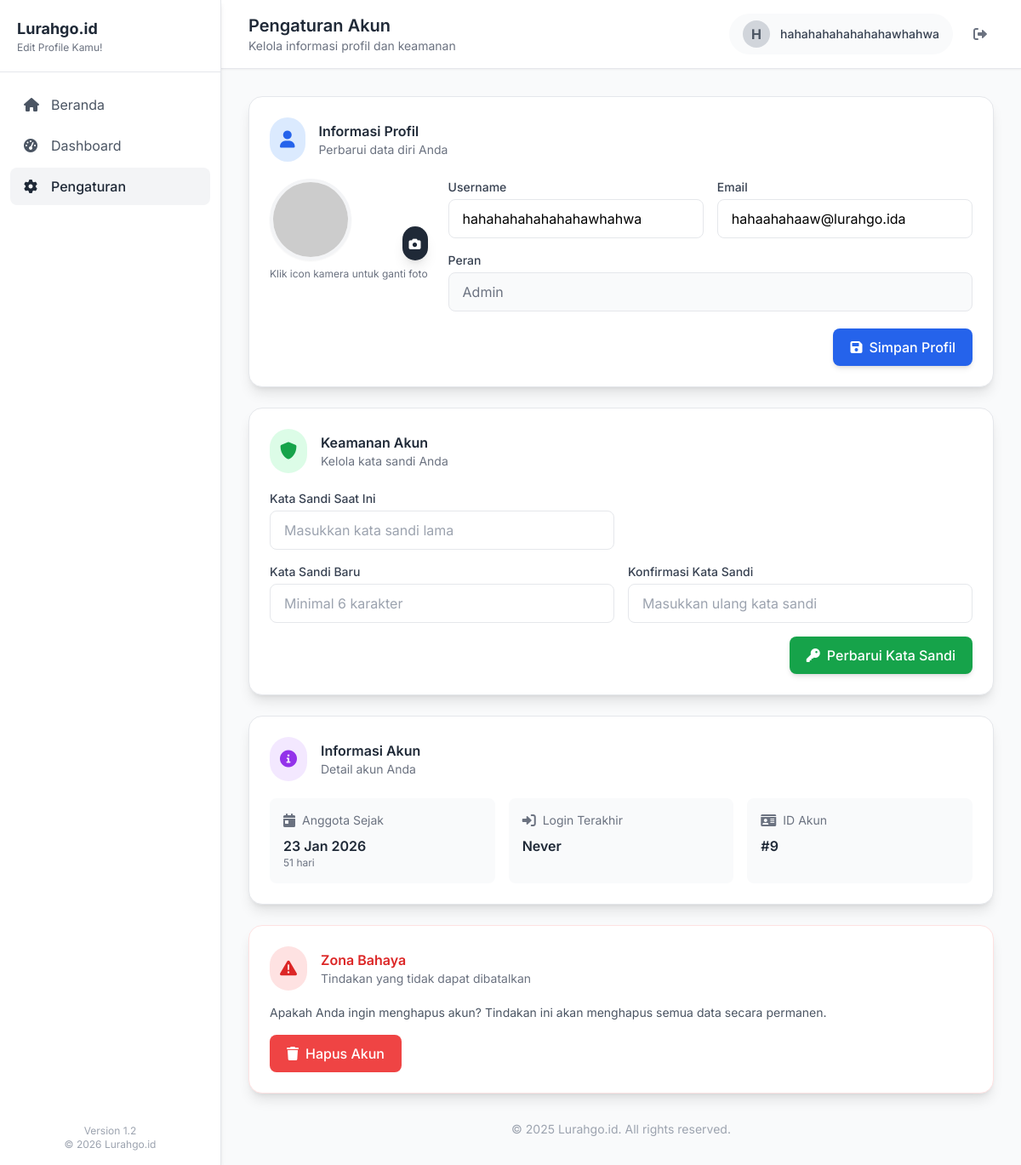
The page /account/settings.php (signed in) on the database its author committed.
### tables this page shows
CREATE TABLE IF NOT EXISTS `users` (
  `id` int NOT NULL AUTO_INCREMENT,
  `username` varchar(50) NOT NULL,
  `email` varchar(100) NOT NULL,
  `password` varchar(255) NOT NULL,
  `role` enum('admin','ketua','user') DEFAULT 'user',
  `status` enum('aktif','tidak aktif') DEFAULT 'aktif',
  `created_at` timestamp NULL DEFAULT CURRENT_TIMESTAMP,
  `profile_photo` varchar(255) DEFAULT NULL,
  PRIMARY KEY (`id`),
  UNIQUE KEY `username` (`username`),
  UNIQUE KEY `email` (`email`)
);

### account/settings.php (the view, shortened to what this page needs)
<?php
include '../config/database.php';
$user_id = $_SESSION['user_id'];
$role = $_SESSION['role'] ?? 'user';
$sql = "SELECT * FROM users WHERE id = ?";
$stmt = mysqli_prepare($conn, $sql);
mysqli_stmt_bind_param($stmt, "i", $user_id);
mysqli_stmt_execute($stmt);
$result = mysqli_stmt_get_result($stmt);
$user = mysqli_fetch_assoc($result);
$stats = [
    'account_age' => isset($user['created_at']) ? floor((time() - strtotime($user['created_at'])) / (60*60*24)) : 0,
    'role_display' => ucfirst($user['role']),
    'last_login' => isset($user['last_login']) ? date('d M Y, H:i', strtotime($user['last_login'])) : 'Never'
];
$dashboard_link = 'dashboard_user';
$dashboard_name = 'Edit Profile Kamu!';
if ($role === 'admin') {
    $dashboard_link = 'dashboard_admin';
    $dashboard_name = 'Edit Profile Kamu!';
} elseif ($role === 'ketua') {
    $dashboard_link = 'dashboard_ketua';
    $dashboard_name = 'Edit Profile Kamu!';
}
$profile_photo_url = '';
?>
<!DOCTYPE html>
<html lang="id">
<head>
    <script src="https://cdn.tailwindcss.com"></script>
    <link rel="stylesheet" href="https://cdnjs.cloudflare.com/ajax/libs/font-awesome/6.0.0/css/all.min.css">
</head>
<body class="bg-gray-50 min-h-screen flex">
    <div id="sidebar" class="fixed top-0 left-0 h-full bg-white shadow-md border-r border-gray-200 transition-all duration-300" style="width: 260px; z-index: 50;">
        <div class="p-5 border-b border-gray-200">
            <div class="flex items-center justify-between">
                <div>
                    <h1 class="text-lg font-bold text-gray-800">Lurahgo.id</h1>
                    <p class="text-xs text-gray-500"><?php echo $dashboard_name; ?></p>
                </div>
            </div>
        </div>
        <ul class="mt-4 space-y-1 px-3">
            <li>
                <a href="home" class="flex items-center gap-3 px-4 py-2.5 rounded-lg text-gray-600 hover:bg-gray-100 transition">
                    <i class="fas fa-home w-5"></i>
                    <span>Beranda</span>
                </a>
            </li>
            <li>
                <a href="<?php echo $dashboard_link; ?>" class="flex items-center gap-3 px-4 py-2.5 rounded-lg text-gray-600 hover:bg-gray-100 transition">
                    <i class="fas fa-tachometer-alt w-5"></i>
                    <span>Dashboard</span>
                </a>
            </li>
            <li>
                <a href="settings" class="flex items-center gap-3 px-4 py-2.5 rounded-lg bg-gray-100 text-gray-800 font-medium">
                    <i class="fas fa-cog w-5"></i>
                    <span>Pengaturan</span>
                </a>
            </li>
        </ul>
        <div class="absolute bottom-4 left-4 right-4">
            <div class="text-center text-xs text-gray-400">
                <div>Version 1.2</div>
                <div>&copy; 2026 Lurahgo.id</div>
            </div>
        </div>
    </div>
    <div class="flex-1 ml-[260px]">
        <header class="bg-white shadow-sm border-b border-gray-200">
            <div class="flex justify-between items-center px-8 py-4">
                <div>
                    <h2 class="text-xl font-semibold text-gray-800">Pengaturan Akun</h2>
                    <p class="text-sm text-gray-500">Kelola informasi profil dan keamanan</p>
                </div>
                <div class="flex items-center gap-4">
                    <div class="flex items-center gap-3 bg-gray-50 rounded-full px-4 py-2">
                        <?php if (!empty($profile_photo_url)): ?>
                            <img src="<?php echo htmlspecialchars($profile_photo_url); ?>" alt="Profile" class="w-8 h-8 rounded-full object-cover">
                        <?php else: ?>
                            <div class="w-8 h-8 rounded-full bg-gray-300 flex items-center justify-center text-gray-600 font-bold">
                                <?php echo strtoupper(substr($user['username'], 0, 1)); ?>
                            </div>
                        <?php endif; ?>
                        <span class="text-sm font-medium text-gray-700"><?php echo htmlspecialchars($user['username']); ?></span>
                    </div>
                    <a href="logout" class="text-gray-500 hover:text-gray-700 p-2 rounded-lg hover:bg-gray-100">
                        <i class="fas fa-sign-out-alt"></i>
                    </a>
                </div>
            </div>
        </header>
        <main class="p-8">
            <div class="bg-white rounded-2xl shadow-lg border border-gray-200 p-6 mb-6">
                <div class="flex items-center mb-5">
                    <div class="p-3 rounded-full bg-blue-100 text-blue-600">
                        <i class="fas fa-user text-xl"></i>
                    </div>
                    <div class="ml-4">
                        <h3 class="font-semibold text-gray-800">Informasi Profil</h3>
                        <p class="text-sm text-gray-500">Perbarui data diri Anda</p>
                    </div>
                </div>
                <form method="POST" enctype="multipart/form-data" class="space-y-5">
                    <div class="flex items-start gap-6">
                        <div class="flex-shrink-0">
                            <div class="relative">
                                <?php if (!empty($profile_photo_url)): ?>
                                    <img id="profile-preview"
                                         src="<?php echo htmlspecialchars($profile_photo_url); ?>"
                                         alt="Profile Photo"
                                         class="w-24 h-24 rounded-full object-cover border-4 border-gray-100 shadow-sm">
                                <?php else: ?>
                                    <img id="profile-preview"
                                         src="https://via.placeholder.com/120/3B82F6/FFFFFF?text=<?php echo strtoupper(substr($user['username'], 0, 1)); ?>"
                                         alt="Profile Photo"
                                         class="w-24 h-24 rounded-full object-cover border-4 border-gray-100 shadow-sm">
                                <?php endif; ?>
                                <label for="profile_photo" class="absolute bottom-0 right-0 bg-gray-800 p-2 rounded-full cursor-pointer hover:bg-gray-700 transition-colors shadow-lg">
                                    <i class="fas fa-camera text-white text-sm"></i>
                                </label>
                            </div>
                            <p class="text-xs text-gray-500 text-center mt-2">Klik icon kamera untuk ganti foto</p>
                        </div>
                        <div class="flex-1 space-y-4">
                            <div class="grid md:grid-cols-2 gap-4">
                                <div>
                                    <label class="block text-sm font-medium text-gray-700 mb-1">Username</label>
                                    <input type="text" name="username" required
                                           value="<?php echo htmlspecialchars($user['username']); ?>"
                                           class="w-full px-4 py-2.5 border border-gray-200 rounded-lg focus:ring-2 focus:ring-blue-500 focus:border-transparent">
                                </div>
                                <div>
                                    <label class="block text-sm font-medium text-gray-700 mb-1">Email</label>
                                    <input type="email" name="email" required
                                           value="<?php echo htmlspecialchars($user['email']); ?>"
                                           class="w-full px-4 py-2.5 border border-gray-200 rounded-lg focus:ring-2 focus:ring-blue-500 focus:border-transparent">
                                </div>
                            </div>
                            <div>
                                <label class="block text-sm font-medium text-gray-700 mb-1">Peran</label>
                                <input type="text" readonly
                                       value="<?php echo ucfirst($user['role']); ?>"
                                       class="w-full px-4 py-2.5 border border-gray-200 rounded-lg bg-gray-50 text-gray-500">
                            </div>
                        </div>
                    </div>
                    <div class="flex justify-end">
                        <button type="submit" name="update_profile"
                                class="px-5 py-2.5 bg-blue-600 text-white font-medium rounded-lg hover:bg-blue-700 transition-colors flex items-center shadow-md hover:shadow-lg">
                            <i class="fas fa-save mr-2"></i>Simpan Profil
                        </button>
                    </div>
                </form>
            </div>
            <div class="bg-white rounded-2xl shadow-lg border border-gray-200 p-6 mb-6">
                <div class="flex items-center mb-5">
                    <div class="p-3 rounded-full bg-green-100 text-green-600">
                        <i class="fas fa-shield-alt text-xl"></i>
                    </div>
                    <div class="ml-4">
                        <h3 class="font-semibold text-gray-800">Keamanan Akun</h3>
                        <p class="text-sm text-gray-500">Kelola kata sandi Anda</p>
                    </div>
                </div>
                <form method="POST" class="space-y-4">
                    <div class="grid md:grid-cols-2 gap-4">
                        <div>
                            <label class="block text-sm font-medium text-gray-700 mb-1">Kata Sandi Saat Ini</label>
                            <input type="password" name="current_password" required
                                   class="w-full px-4 py-2.5 border border-gray-200 rounded-lg focus:ring-2 focus:ring-green-500 focus:border-transparent"
                                   placeholder="Masukkan kata sandi lama">
                        </div>
                        <div></div>
                    </div>
                    <div class="grid md:grid-cols-2 gap-4">
                        <div>
                            <label class="block text-sm font-medium text-gray-700 mb-1">Kata Sandi Baru</label>
                            <input type="password" name="new_password" required minlength="6"
                                   class="w-full px-4 py-2.5 border border-gray-200 rounded-lg focus:ring-2 focus:ring-green-500 focus:border-transparent"
                                   placeholder="Minimal 6 karakter">
                        </div>
                        <div>
                            <label class="block text-sm font-medium text-gray-700 mb-1">Konfirmasi Kata Sandi</label>
                            <input type="password" name="confirm_password" required
                                   class="w-full px-4 py-2.5 border border-gray-200 rounded-lg focus:ring-2 focus:ring-green-500 focus:border-transparent"
                                   placeholder="Masukkan ulang kata sandi">
                        </div>
                    </div>
                    <div class="flex justify-end">
                        <button type="submit" name="change_password"
                                class="px-5 py-2.5 bg-green-600 text-white font-medium rounded-lg hover:bg-green-700 transition-colors flex items-center shadow-md hover:shadow-lg">
                            <i class="fas fa-key mr-2"></i>Perbarui Kata Sandi
                        </button>
                    </div>
                </form>
            </div>
            <div class="bg-white rounded-2xl shadow-lg border border-gray-200 p-6 mb-6">
                <div class="flex items-center mb-5">
                    <div class="p-3 rounded-full bg-purple-100 text-purple-600">
                        <i class="fas fa-info-circle text-xl"></i>
                    </div>
                    <div class="ml-4">
                        <h3 class="font-semibold text-gray-800">Informasi Akun</h3>
                        <p class="text-sm text-gray-500">Detail akun Anda</p>
                    </div>
                </div>
                <div class="grid md:grid-cols-3 gap-4">
                    <div class="bg-gray-50 rounded-lg p-4">
                        <div class="flex items-center text-gray-500 mb-2">
                            <i class="fas fa-calendar-day mr-2"></i>
                            <span class="text-sm">Anggota Sejak</span>
                        </div>
                        <p class="font-semibold text-gray-800"><?php echo date('d M Y', strtotime($user['created_at'])); ?></p>
                        <p class="text-xs text-gray-500"><?php echo $stats['account_age']; ?> hari</p>
                    </div>
                    <div class="bg-gray-50 rounded-lg p-4">
                        <div class="flex items-center text-gray-500 mb-2">
                            <i class="fas fa-sign-in-alt mr-2"></i>
                            <span class="text-sm">Login Terakhir</span>
                        </div>
                        <p class="font-semibold text-gray-800"><?php echo $stats['last_login']; ?></p>
                    </div>
                    <div class="bg-gray-50 rounded-lg p-4">
                        <div class="flex items-center text-gray-500 mb-2">
                            <i class="fas fa-id-card mr-2"></i>
                            <span class="text-sm">ID Akun</span>
                        </div>
                        <p class="font-semibold text-gray-800">#<?php echo $user['id']; ?></p>
                    </div>
                </div>
            </div>
<div class="bg-white rounded-2xl shadow-lg border border-red-100 p-6">
    <div class="flex items-center mb-4">
        <div class="p-3 rounded-full bg-red-100 text-red-600">
            <i class="fas fa-exclamation-triangle text-xl"></i>
        </div>
        <div class="ml-4">
            <h3 class="font-semibold text-red-600">Zona Bahaya</h3>
            <p class="text-sm text-gray-500">Tindakan yang tidak dapat dibatalkan</p>
        </div>
    </div>
    <p class="text-gray-600 text-sm mb-4">
        Apakah Anda ingin menghapus akun? Tindakan ini akan menghapus semua data secara permanen.
    </p>
    <form method="POST" onsubmit="return confirm('Apakah Anda yakin ingin menghapus akun? Tindakan ini tidak dapat dibatalkan!')">
        <button type="submit" name="delete_account"
            class="px-5 py-2.5 bg-red-500 text-white font-medium rounded-lg hover:bg-red-600 transition-colors">
            <i class="fas fa-trash mr-2"></i>Hapus Akun
        </button>
    </form>
</div>
            <div class="mt-8 text-center text-sm text-gray-400">
                <p>&copy; 2025 Lurahgo.id. All rights reserved.</p>
            </div>
        </main>
    </div>
</body>
</html>

### account/settings.php (style rules this page uses)
body { font-family: 'Inter', sans-serif; }

### rows shown on the page
users: username "H", username "hahahahahahahahawhahwa", email "hahaahahaaw@lurahgo.ida", role "Admin", created_at "23 Jan 2026", created_at+role "51", created_at+role "Never", id "9"

### other values the page prints
$dashboard_name "Edit Profile Kamu!"
